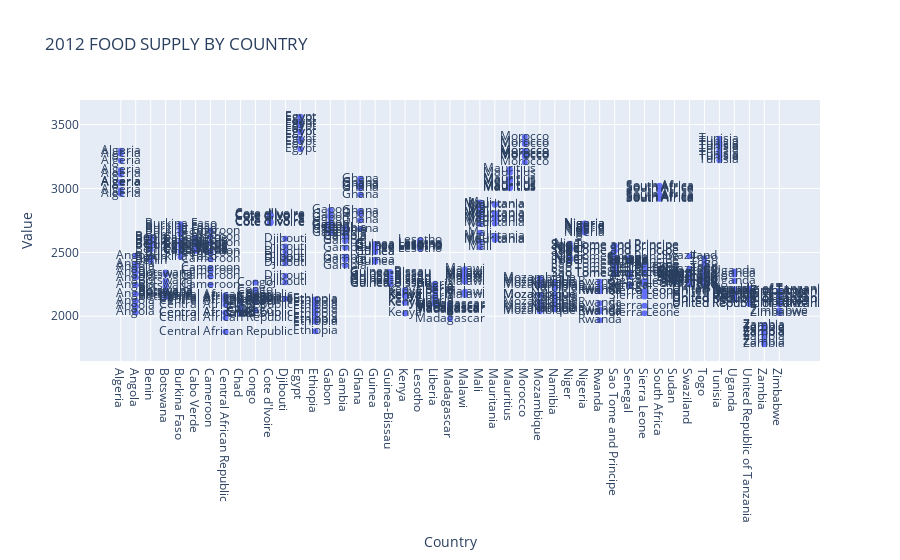

This figure's notebook cell:
### Code cell
px.scatter(supply, x="Country", y="Value", title="2012 FOOD SUPPLY BY COUNTRY", text="Country")

### Figure 1 — Plotly figure (JSON) as saved in the notebook; plotly's stock layout.template omitted (floating-point values rounded to 4 significant figures; data arrays with more than 128 entries replaced by an {"elided": "..."} marker saying what was removed)
{"data": [{"hovertemplate": "Country=%{text}<br>Value=%{y}<extra></extra>", "legendgroup": "", "marker": {"color": "#636efa", "symbol": "circle"}, "mode": "markers+text", "name": "", "orientation": "v", "showlegend": false, "text": {"elided": "450 str values"}, "type": "scatter", "x": {"elided": "450 str values"}, "xaxis": "x", "y": {"elided": "450 int values"}, "yaxis": "y"}], "layout": {"legend": {"tracegroupgap": 0}, "title": {"text": "2012 FOOD SUPPLY BY COUNTRY"}, "xaxis": {"anchor": "y", "domain": [0, 1], "title": {"text": "Country"}}, "yaxis": {"anchor": "x", "domain": [0, 1], "title": {"text": "Value"}}}}
